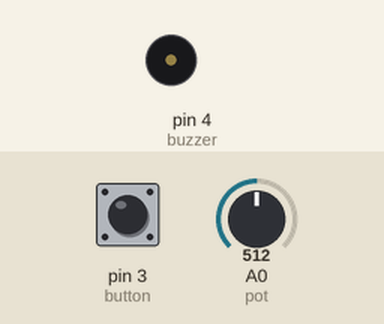
Recording of a sketch running on a simulated Arduino Uno, built with avr-gcc and run on an emulated ATmega328P. Shown: buzzer (waves = sounding). The test bench sets the inputs (shaded band); at power-on: pin 3 (button) HIGH, A0 (pot) = 512.

Above: at 1.2 s.
1.3 s: pin 3 (button) pulled LOW for 0.15 s
At 1.8 s:
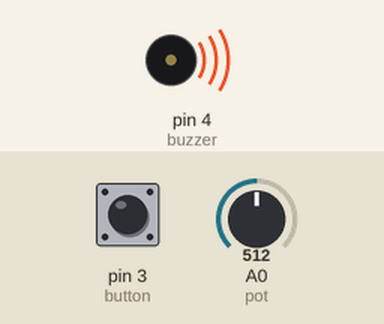
Timing chart, 0 to 4.3 s (numbered marks = the images above; inputs shaded):
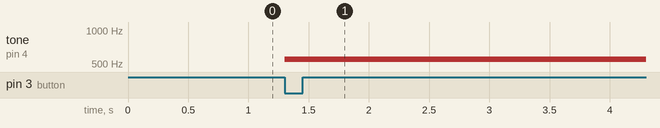

Measured:
- after the input at 1.3 s, tone on pin 4 (buzzer): silent → 550 Hz at once

The sketch:

tiny-synth.ino
```cpp
int pitch = 262;
int potValue = 0;

int button = 3;
int pot = A0;
int buzzer = 4;


void setup() {
  pinMode(button, INPUT_PULLUP);
  pinMode(buzzer,OUTPUT);
}

void loop() {

  if(!digitalRead(button)){
      potValue = analogRead(pot)/4;
      pitch = map(potValue,0,255,400,700);
      tone(buzzer,pitch);
  }else{
    noTone();
  }

}
```
